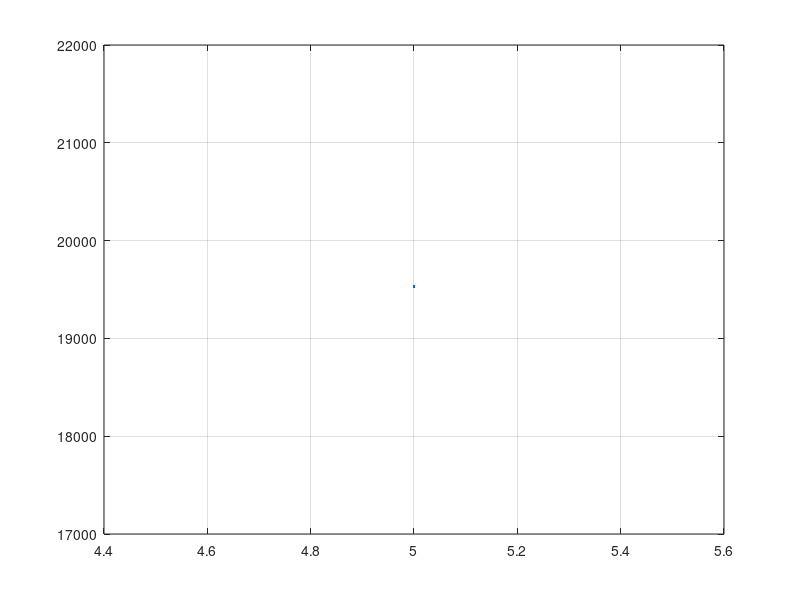

The MATLAB script that drew this image: (Note: this script raises an error after producing the figure.)
clc

fprintf('TANGENT LINE CALCULATION\n')
fprintf('==============================\n\n')

fprintf('Polynomial is in form ax^5 + bx^4 + cx^3 + dx^2 + ex + f\n')
a = input('Enter value of a: ');
b = input('Enter value of b: ');
c = input('Enter value of c: ');
d = input('Enter value of d: ');
e = input('Enter value of e: ');
f = input('Enter value of f: ');
tan_x = input('Enter value of x to calculate tangent line slope at: ');
x_rmin = input('Enter minimum value for X-axis: ');
x_rmax = input('Enter maximum value for X-axis: ');
interval = input('Enter step value to graph at (lower values result in a smoother graph; 0.1 is recommended): ');

fprintf('Calculating...\n')
x = [x_rmin : interval : x_rmax];
y = a*x.^5 + b*x.^4 + c*x.^3 + d*x.^2 + e*x + f;

plot(x, y)
grid on
hold on

% Calculate slope of tangent line
syms x

y = a*x^5 + b*x^4 + c*x^3 + d*x^2 + e*x + f
dy = diff(y, 1);
tan_slope = subs(dy, x, tan_x)
tan_intercept = -tan_slope * tan_x + subs(y, x, tan_x)

p = [tan_x, tan_intercept];
d = [1, tan_slope];
xl = [x_rmin : interval : x_rmax];
yl = tan_slope * xl + tan_intercept;

plot(xl, yl)